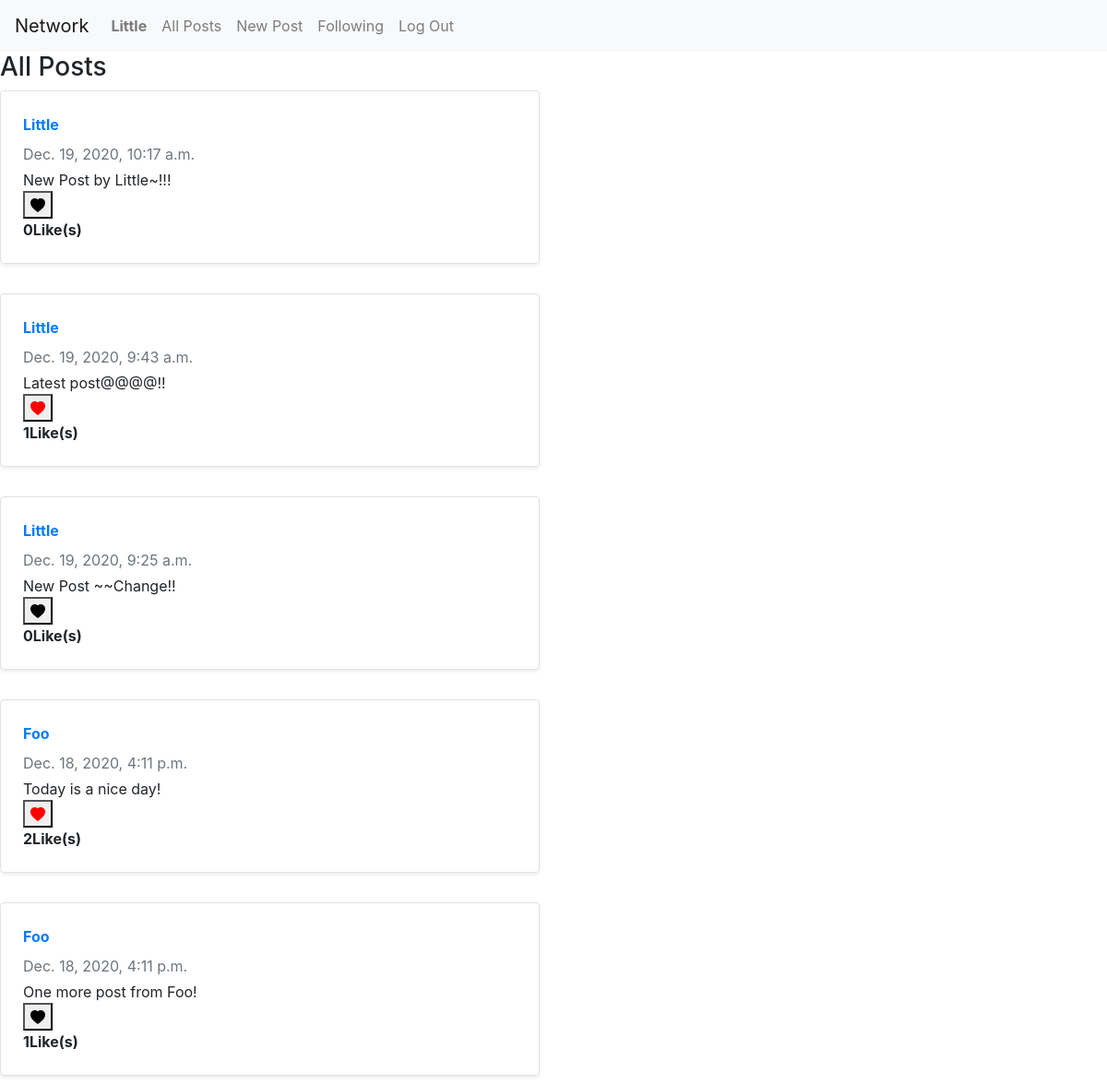
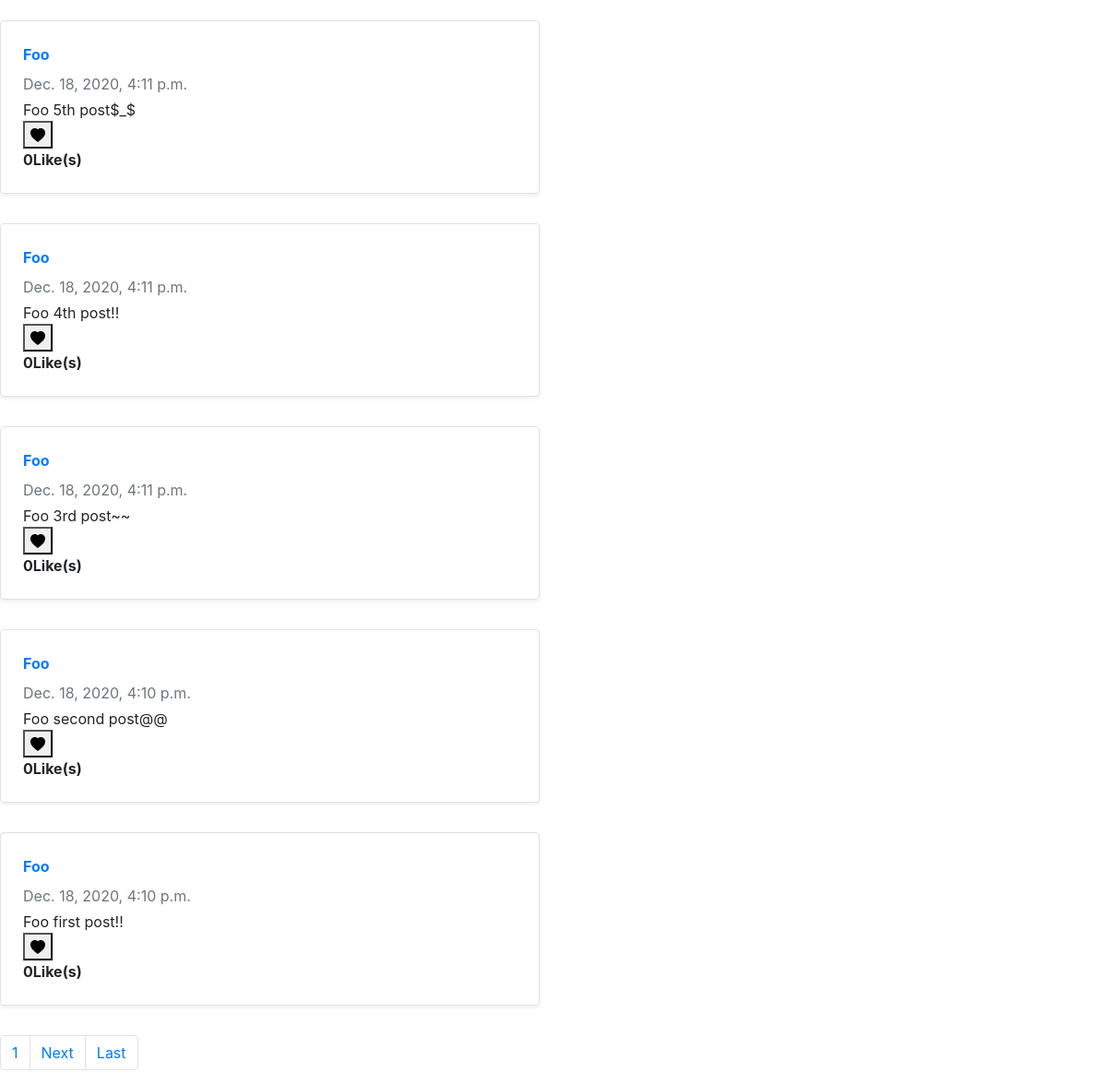
/ (signed in), run on the app's committed database (2 pictures, top to bottom).
### network/models.py (models this page shows, shortened)
class User(AbstractUser):
    pass

class Post(models.Model):
    post_text = models.CharField(max_length=300, blank=True, null=True)
    pub_date = models.DateTimeField("date posted", auto_now_add=True)
    author = models.ForeignKey(User, on_delete=models.CASCADE, related_name="tweeter")
    likes = models.ManyToManyField(User, related_name="post_like")
    class Meta:
        ordering = ['-pub_date']

### network/views.py (the view)
# urls.py: path("", views.home, name="home"),
@login_required(login_url = '/login')
def home(request):
    all_post = Post.objects.all()
    paginator = Paginator(all_post, 10)
    page_number = request.GET.get('page')
    page_obj = paginator.get_page(page_number)
    liked = Post.objects.filter(likes = request.user)
    return render(request, "network/home.html", {"page_obj": page_obj, "liked":liked})

### network/templates/network/home.html (shortened to what this page needs)
{% extends "network/layout.html" %}
{% load static %}
{% block body %}
    <h3>All Posts</h3>
    {% for post in page_obj %}
        <div class="row mb-2">
            <div class="col-md-6">
            <div class="row no-gutters border rounded overflow-hidden flex-md-row mb-4 shadow-sm h-md-250 position-relative">
                <div class="col p-4 d-flex flex-column position-static">
                <a href="{% url 'profile' post.author %}"><strong class="d-inline-block mb-2 text-primary">{{ post.author|capfirst }}</strong></a>
                <div class="mb-1 text-muted">{{ post.pub_date }}</div>
                <p class="card-text mb-auto">{{ post.post_text }}</p>
                    <button type="submit" value="{{ logged_in_user }}" name="post_id" id="like-button-{{ post.id }}" onclick="like('{{post.id}}')" style=width:2em>
                        {% if post in liked %}
                        <svg width="1em" height="1em" viewBox="0 0 16 16" class="bi bi-heart-fill" style=fill:red;  id="like-svg-{{ post.id }}" xmlns="http://www.w3.org/2000/svg" >
                            <path fill-rule="evenodd" d="M8 1.314C12.438-3.248 23.534 4.735 8 15-7.534 4.736 3.562-3.248 8 1.314z"/>
                        </svg>
                        {% else %}
                        <svg width="1em" height="1em" viewBox="0 0 16 16" class="bi bi-heart-fill" style=fill:black;  id="like-svg-{{ post.id }}" xmlns="http://www.w3.org/2000/svg" >
                            <path fill-rule="evenodd" d="M8 1.314C12.438-3.248 23.534 4.735 8 15-7.534 4.736 3.562-3.248 8 1.314z"/>
                        </svg>
                        {% endif %}
                    </button>
                    <strong id="like-count-{{ post.id }}">{{ post.likes.count }}Like(s)</strong>
                </div>
            </div>
            </div>
        </div>
    {% endfor %}
    <div class="pagination">
        <nav aria-label="Page navigation example">
            <ul class="pagination justify-content-center">
                <li class="page-item"><a class="page-link" href="?page={{ page_obj.number }}">{{ page_obj.number }}</a></li>
                {% if page_obj.has_next %}
                <li class="page-item">
                <a class="page-link" href="?page={{ page_obj.next_page_number }}">Next</a>
                </li>
                <li class="page-item">
                <a class="page-link" href="?page={{ page_obj.paginator.num_pages }}">Last</a>
                </li>
                {% endif %}
            </ul>
        </nav>
    </div>
{% endblock %}

### network/templates/network/layout.html (shortened to what this page needs)
{% load static %}
<!DOCTYPE html>
<html lang="en">
    <head>
        <link rel="stylesheet" href="https://stackpath.bootstrapcdn.com/bootstrap/4.4.1/css/bootstrap.min.css">
        <link href="{% static 'network/styles.css' %}" rel="stylesheet">
    </head>
    <body>
        <nav class="navbar navbar-expand-lg navbar-light bg-light">
            {% if user.is_authenticated %}
            <a class="navbar-brand" href="{% url 'home' %}">Network</a>
            {% else %}
            <a class="navbar-brand" href="{% url 'login' %}">Network</a>
            {% endif %}
            <div>
              <ul class="navbar-nav mr-auto">
                {% if user.is_authenticated %}
                    <li class="nav-item">
                        <a class="nav-link" href="{% url 'profile' user.username %}"><strong>{{ user.username|capfirst }}</strong></a>
                    </li>
                    <li class="nav-item">
                        <a class="nav-link" href="{% url 'home' %}">All Posts</a>
                    </li>
                    <li class="nav-item">
                        <a class="nav-link" href="{% url 'newpost' %}">New Post</a>
                    </li>
                    <li class="nav-item">
                        <a class="nav-link" href="{% url 'following' %}">Following</a>
                    </li>
                    <li class="nav-item">
                        <a class="nav-link" href="{% url 'logout' %}">Log Out</a>
                    </li>
                {% endif %}
              </ul>
            </div>
          </nav>
        <div class="body">
            {% block body %}
            {% endblock %}
        </div>
    </body>
</html>

### data on the page
User: username "Little"
Post: author "Little", pub_date "Dec. 19, 2020, 10:17 a.m.", post_text "New Post by Little~!!!", likes.count "0"
Post: author "Little", pub_date "Dec. 19, 2020, 9:43 a.m.", post_text "Latest post@@@@!!", likes.count "1"
Post: author "Little", pub_date "Dec. 19, 2020, 9:25 a.m.", post_text "New Post ~~Change!!", likes.count "0"
Post: author "Foo", pub_date "Dec. 18, 2020, 4:11 p.m.", post_text "Today is a nice day!", likes.count "2"
Post: author "Foo", pub_date "Dec. 18, 2020, 4:11 p.m.", post_text "One more post from Foo!", likes.count "1"
Post: author "Foo", pub_date "Dec. 18, 2020, 4:11 p.m.", post_text "Foo 5th post$_$", likes.count "0"
Post: author "Foo", pub_date "Dec. 18, 2020, 4:11 p.m.", post_text "Foo 4th post!!", likes.count "0"
Post: author "Foo", pub_date "Dec. 18, 2020, 4:11 p.m.", post_text "Foo 3rd post~~", likes.count "0"
Post: author "Foo", pub_date "Dec. 18, 2020, 4:10 p.m.", post_text "Foo second post@@", likes.count "0"
Post: author "Foo", pub_date "Dec. 18, 2020, 4:10 p.m.", post_text "Foo first post!!", likes.count "0"

### other printed values
{{ page_obj.number }} "1"
